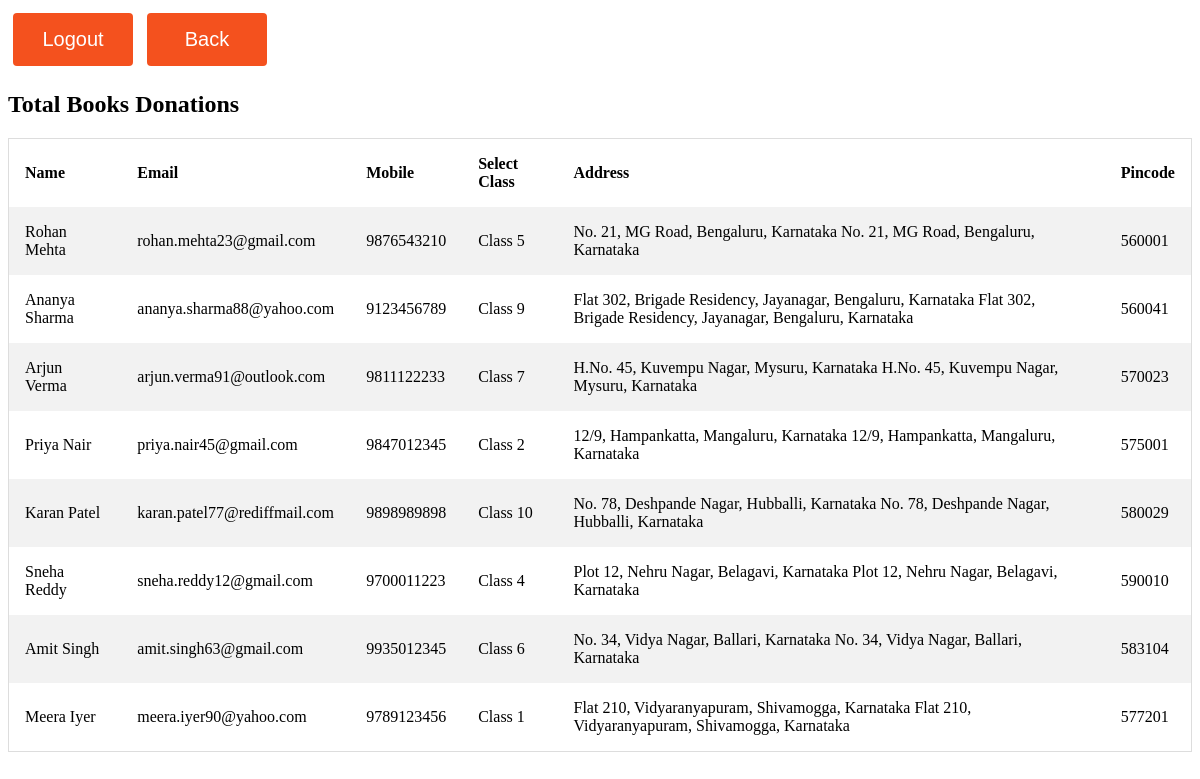
/Time/new3.php (signed in), run on the app's committed database.
### tables this page shows
CREATE TABLE `books` (
  `Name` varchar(20) NOT NULL,
  `email` varchar(50) NOT NULL,
  `sel` varchar(100) NOT NULL,
  `address` mediumtext NOT NULL,
  `Mobile` varchar(20) NOT NULL,
  `pin` varchar(10) NOT NULL
);

### Time/new3.php (the view, shortened to what this page needs)
<?php
if(strlen($_SESSION['username'])==0)
    {
header('location:../Login/index.php');
}
else{
?>
    <!DOCTYPE html>
    <html lang="en">
    <head>
    </head>
    <body>
        <div class="log">
            <a href="logout.php">  <button class="button" style="vertical-align:middle" ><span>Logout </span></button></a>
            <a          href="../new.php">  <button class="button" style="vertical-align:middle" ><span>Back</span></button></a>
        </div>
        <h2>Total Books Donations</h2>
        <table>
            <tr>
                <th>Name</th>
                <th>Email</th>
                <th>Mobile</th>
				<th>Select Class</th>
                <th>Address</th>
                <th>Pincode</th>
            </tr>
            <?php
     $con=mysqli_connect("localhost","root","","donation") or die(mysql_error());
                    $sql = "SELECT * FROM books ";
                    $result = mysqli_query($con, $sql);
                        if (mysqli_num_rows($result) > 0) {
                            while($row = mysqli_fetch_assoc($result)) {
                                echo    '
                                      <tr>
                                      <td>'.$row["Name"].'</td>
                                      <td>'.$row["email"].'</td>
                                      <td>'.$row["Mobile"].'</td>
									  <td>'.$row["sel"].'</td>
                                      <td>'.$row["address"].'</td>
                                      <td>'.$row["pin"].'</td>
                                      </tr>';
                                }
                        } else {
                            echo "";
                        }
                        ?>
        </table>
    </body>
    </html>
<?php } ?>

### Time/new3.php (style rules this page uses)
table { border-collapse: collapse; border-spacing: 0; width: 100%; border: 1px solid #ddd; }
th, td { text-align: left; padding: 16px; }
tr:nth-child(even) { background-color: #f2f2f2 }
.button { display: inline-block; border-radius: 4px; background-color: #f4511e; border: none; color: #FFFFFF; text-align: center; font-size: 20px; padding: 15px; width: 120px; transition: all 0.5s; cursor: pointer; margin: 5px; }
.button span { cursor: pointer; display: inline-block; position: relative; transition: 0.5s; }
.button span:after { content: '\21D0'; position: absolute; opacity: 0; top: 0; right: -20px; transition: 0.5s; }

### data on the page
books: Name "Rohan Mehta", email "rohan.mehta23@gmail.com", Mobile "9876543210", sel "Class 5", address "No. 21, MG Road, Bengaluru, Karnataka No. 21, MG Road, Bengaluru, Karnataka", pin "560001"
books: Name "Ananya Sharma", email "ananya.sharma88@yahoo.com", Mobile "9123456789", sel "Class 9", address "Flat 302, Brigade Residency, Jayanagar, Bengaluru, Karnataka Flat 302, Brigade Residency, Jayanagar, Bengaluru, Karnataka", pin "560041"
books: Name "Arjun Verma", email "arjun.verma91@outlook.com", Mobile "9811122233", sel "Class 7", address "H.No. 45, Kuvempu Nagar, Mysuru, Karnataka H.No. 45, Kuvempu Nagar, Mysuru, Karnataka", pin "570023"
books: Name "Priya Nair", email "priya.nair45@gmail.com", Mobile "9847012345", sel "Class 2", address "12/9, Hampankatta, Mangaluru, Karnataka 12/9, Hampankatta, Mangaluru, Karnataka", pin "575001"
books: Name "Karan Patel", email "karan.patel77@rediffmail.com", Mobile "9898989898", sel "Class 10", address "No. 78, Deshpande Nagar, Hubballi, Karnataka No. 78, Deshpande Nagar, Hubballi, Karnataka", pin "580029"
books: Name "Sneha Reddy", email "sneha.reddy12@gmail.com", Mobile "9700011223", sel "Class 4", address "Plot 12, Nehru Nagar, Belagavi, Karnataka Plot 12, Nehru Nagar, Belagavi, Karnataka", pin "590010"
books: Name "Amit Singh", email "amit.singh63@gmail.com", Mobile "9935012345", sel "Class 6", address "No. 34, Vidya Nagar, Ballari, Karnataka No. 34, Vidya Nagar, Ballari, Karnataka", pin "583104"
books: Name "Meera Iyer", email "meera.iyer90@yahoo.com", Mobile "9789123456", sel "Class 1", address "Flat 210, Vidyaranyapuram, Shivamogga, Karnataka Flat 210, Vidyaranyapuram, Shivamogga, Karnataka", pin "577201"
